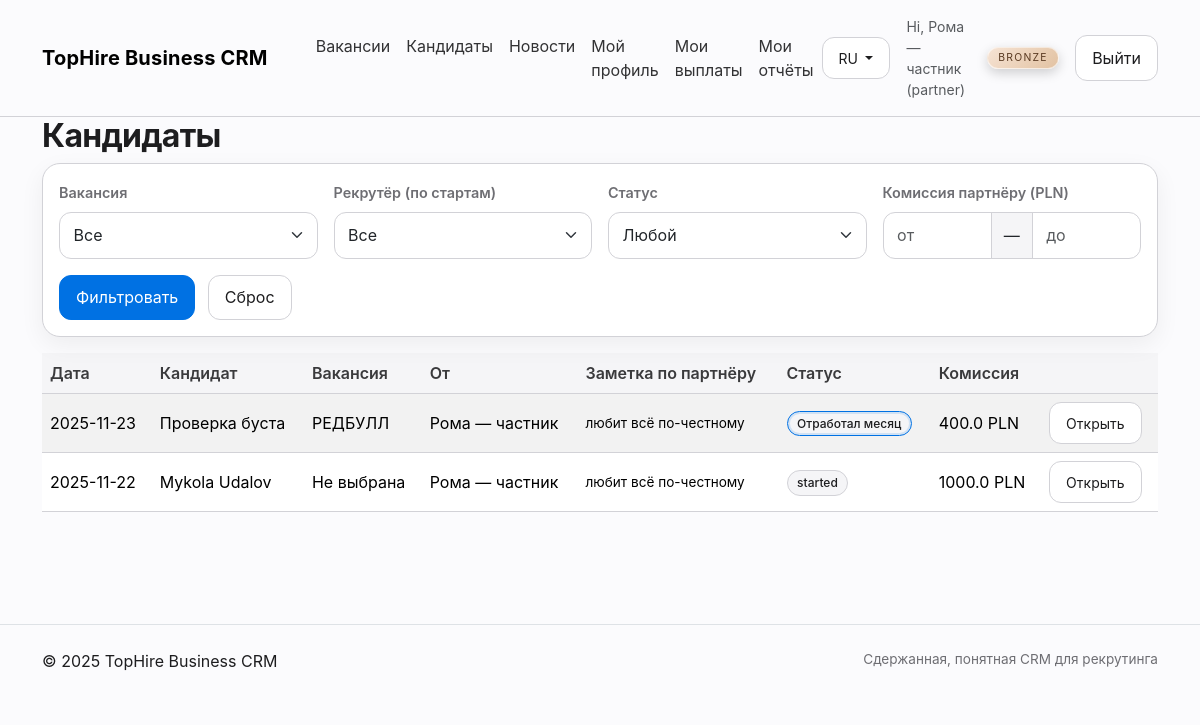
The page /candidates (signed in) on the database its author committed.
### models.py (models this page shows, shortened)
class Base(DeclarativeBase):
    pass

class User(Base):
    __tablename__ = "users"
    id: Mapped[int] = mapped_column(primary_key=True)
    name: Mapped[str] = mapped_column(String(180))
    email: Mapped[str] = mapped_column(String(255), unique=True, index=True)
    password_hash: Mapped[str] = mapped_column(String(255))
    role: Mapped[str] = mapped_column(String(32))  # coordinator|recruiter|partner
    is_active: Mapped[bool] = mapped_column(Boolean, default=True)
    note: Mapped[str] = mapped_column(Text, default="")
    is_blocked: Mapped[bool] = mapped_column(Boolean, default=False)
    bank_account: Mapped[str] = mapped_column(String(255), default="")
    bank_name: Mapped[str] = mapped_column(String(255), default="")
    company_name: Mapped[str] = mapped_column(String(255), default="")
    tax_id: Mapped[str] = mapped_column(String(100), default="")
    address: Mapped[str] = mapped_column(Text, default="")
    payout_note: Mapped[str] = mapped_column(Text, default="")
    created_at: Mapped[datetime] = mapped_column(DateTime, default=datetime.utcnow)

class Candidate(Base):
    __tablename__ = "candidates"
    id: Mapped[int] = mapped_column(primary_key=True)
    job_id: Mapped[int] = mapped_column(ForeignKey("jobs.id"))
    submitter_id: Mapped[int] = mapped_column(ForeignKey("users.id"))
    full_name: Mapped[str] = mapped_column(String(200))
    phone: Mapped[str] = mapped_column(String(100), default="")
    email: Mapped[str] = mapped_column(String(200), default="")
    cv_url: Mapped[str] = mapped_column(String(400), default="")
    notes: Mapped[str] = mapped_column(Text, default="")
    status: Mapped[str] = mapped_column(String(32), default="Подан")
    partner_fee_offer: Mapped[float] = mapped_column(Float, default=0.0)
    recruiter_fee_offer: Mapped[float] = mapped_column(Float, default=0.0)
    created_at: Mapped[datetime] = mapped_column(DateTime, default=datetime.utcnow)

class Job(Base):
    __tablename__ = "jobs"
    id: Mapped[int] = mapped_column(primary_key=True)
    title: Mapped[str] = mapped_column(String(200))
    location: Mapped[str] = mapped_column(String(200), default="")
    description: Mapped[str] = mapped_column(Text, default="")
    short_description: Mapped[str] = mapped_column(String(255), default="")
    status: Mapped[str] = mapped_column(String(32), default="active")
    priority: Mapped[str] = mapped_column(String(32), default="normal")  # urgent|normal|low
    gender_preference: Mapped[str] = mapped_column(String(32), default="")  # m/f/any, хранится как текст
    age_to: Mapped[int] = mapped_column(Integer, default=0)  # 0 = без ограничения
    partner_fee_amount: Mapped[float] = mapped_column(Float, default=0.0)
    recruiter_fee_amount: Mapped[float] = mapped_column(Float, default=0.0)
    promo_multiplier: Mapped[float] = mapped_column(Float, default=1.0)
    promo_label: Mapped[str] = mapped_column(String(255), default="")
    created_at: Mapped[datetime] = mapped_column(DateTime, default=datetime.utcnow)

### app.py (the view)
@app.route("/candidates")
@login_required
def candidates():
    job_id = request.args.get("job_id", type=int)
    recruiter_id = request.args.get("recruiter_id", type=int)
    status = request.args.get("status")
    min_fee = request.args.get("min_fee", type=float)
    max_fee = request.args.get("max_fee", type=float)
    from sqlalchemy import select
    q = (db.session.query(Candidate,
         case((Job.status=="active", Job.title), else_=None).label("job_title"),
         User.name.label("submitter_name"),
         User.note.label("submitter_note"),
         Job.partner_fee_amount.label("partner_fee"),
         User.is_blocked.label("submitter_blocked"))
         .join(Job, Candidate.job_id==Job.id)
         .join(User, User.id==Candidate.submitter_id))
    if g.user.role=="partner":
        q = q.filter(Candidate.submitter_id==g.user.id)
    q = q.filter(Candidate.status != "Удалён")
    if job_id:
        q = q.filter(Candidate.job_id==job_id)
    if recruiter_id is not None:
        sub = select(Placement.candidate_id).where(Placement.recruiter_id==recruiter_id)
        q = q.filter(Candidate.id.in_(sub))
    if status:
        q = q.filter(Candidate.status==status)
    if min_fee is not None:
        q = q.filter(Job.partner_fee_amount>=min_fee)
    if max_fee is not None:
        q = q.filter(Job.partner_fee_amount<=max_fee)
    rows = q.order_by(Candidate.created_at.desc()).limit(400).all()
    jobs = db.session.query(Job.id, Job.title).filter(Job.status=="active").order_by(Job.title.asc()).all()
    recruiters = db.session.query(User.id, User.name).filter(User.role=="recruiter").order_by(User.name.asc()).all()
    unread_comments = {}
    if g.user:
        candidate_ids = [c.id for (c, *_) in rows]
        if candidate_ids:
            all_comments = db.session.query(CandidateComment).filter(CandidateComment.candidate_id.in_(candidate_ids)).all()
            seen_rows = db.session.query(CandidateCommentSeen).filter(
                CandidateCommentSeen.candidate_id.in_(candidate_ids),
                CandidateCommentSeen.user_id == g.user.id,
            ).all()
            seen_map = {s.candidate_id: s.last_seen_at for s in seen_rows}
            for cm in all_comments:
                last_seen = seen_map.get(cm.candidate_id)
                if (not last_seen) or (cm.created_at > last_seen):
                    unread_comments[cm.candidate_id] = unread_comments.get(cm.candidate_id, 0) + 1
    return render_template("candidates.html", rows=rows, jobs=jobs, recruiters=recruiters, pipeline=PIPELINE,
                           current={"job_id":job_id,"recruiter_id":recruiter_id,"status":status,"min_fee":min_fee,"max_fee":max_fee},
                           unread_comments=unread_comments)

### app.py (called while the page is built)
@app.context_processor
def inject_brand():
    lang = session.get("lang", "ru")
    return {"BRAND": BRAND, "current_lang": lang}

@app.before_request
def load_user():
    g.user = None
    uid = session.get("uid")
    if uid:
        g.user = db.session.get(User, uid)
    g.inbox_count = 0
    g.news_unread_count = 0
    if g.user and g.user.role in ("recruiter","coordinator"):
        g.inbox_count = db.session.query(func.count(Candidate.id)).filter(Candidate.status=="Подан").scalar() or 0
    if g.user:
        g.news_unread_count = (
            db.session.query(func.count(News.id))
            .outerjoin(NewsRead, (NewsRead.news_id == News.id) & (NewsRead.user_id == g.user.id))
            .filter(News.is_published == True, NewsRead.id.is_(None))
            .scalar()
            or 0
        )

def login_required(f):
    from functools import wraps
    @wraps(f)
    def wrapper(*a, **kw):
        if not g.user:
            return redirect(url_for("login"))
        return f(*a, **kw)
    return wrapper

### templates/candidates.html (shortened to what this page needs)
{% extends "layout.html" %}
{% block content %}
<h2 class="hero-title mb-2">Кандидаты</h2>
<form method="get" class="card p-3 mb-3">
  <div class="row g-3">
    <div class="col-md-3">
      <label class="form-label">Вакансия</label>
      <select class="form-select" name="job_id">
        <option value="">Все</option>
      </select>
    </div>
    <div class="col-md-3">
      <label class="form-label">Рекрутёр (по стартам)</label>
      <select class="form-select" name="recruiter_id">
        <option value="">Все</option>
      </select>
    </div>
    <div class="col-md-3">
      <label class="form-label">Статус</label>
      <select class="form-select" name="status">
        <option value="">Любой</option>
      </select>
    </div>
    <div class="col-md-3">
      <label class="form-label">Комиссия партнёру (PLN)</label>
      <div class="input-group">
        <input class="form-control" type="number" step="1" name="min_fee" placeholder="от" value="{{ current.min_fee or '' }}">
        <span class="input-group-text">—</span>
        <input class="form-control" type="number" step="1" name="max_fee" placeholder="до" value="{{ current.max_fee or '' }}">
      </div>
    </div>
  </div>
  <div class="mt-3">
    <button class="btn btn-primary me-2">Фильтровать</button>
    <a class="btn btn-outline-secondary" href="{{ url_for('candidates') }}">Сброс</a>
  </div>
</form>
<table class="table table-striped align-middle">
  <thead><tr><th>Дата</th><th>Кандидат</th><th>Вакансия</th><th>От</th><th>Заметка по партнёру</th><th>Статус</th><th>Комиссия</th><th></th></tr></thead>
  <tbody>
    {% for c, job_title, submitter_name, submitter_note, partner_fee, submitter_blocked in rows %}
    <tr class="{% if c.status in ['Не вышел','Не отработал'] %}row-status-bad{% elif c.status=='Отработал месяц' %}row-status-good{% endif %}">
      <td>{{ c.created_at.date() }}</td>
      <td>{{ c.full_name }}</td>
      <td>{{ job_title or 'Не выбрана' }}</td>
      <td>{{ submitter_name }}{% if submitter_blocked %} <span class="badge text-bg-danger ms-1">!</span>{% endif %}</td>
      <td class="small-note">{{ submitter_note }}</td>
      <td>
        <span class="badge badge-step {% if c.status in ['Вышел на работу','Не вышел','Отработал месяц','Не отработал'] %}step-active{% endif %}">{{ c.status }}</span>
      </td>
      <td>{{ partner_fee }} PLN</td>
      <td><a class="btn btn-outline-secondary btn-sm" href="{{ url_for('candidate_view', cand_id=c.id) }}">Открыть</a></td>
    </tr>
    {% endfor %}
  </tbody>
</table>
{% endblock %}

### templates/layout.html (shortened to what this page needs)
<!doctype html>
<html lang="{{ current_lang or 'ru' }}">
<head>
  <link href="https://cdn.jsdelivr.net/npm/bootstrap@5.3.3/dist/css/bootstrap.min.css" rel="stylesheet">
  <link href="{{ url_for('static', filename='css/tophire.css') }}" rel="stylesheet">
</head>
<body>
<nav class="navbar navbar-expand-lg py-3">
  <div class="container">
    <a class="navbar-brand brand" href="{{ url_for('index') }}">{{ BRAND }}</a>
    {% if g.user %}
    <div class="collapse navbar-collapse" id="nav">
      <ul class="navbar-nav ms-4 me-auto">
        <li class="nav-item"><a class="nav-link" href="{{ url_for('jobs') }}">{{ "Вакансії" if current_lang=="uk" else "Вакансии" }}</a></li>
        <li class="nav-item"><a class="nav-link" href="{{ url_for('candidates') }}">{{ "Кандидати" if current_lang=="uk" else "Кандидаты" }}</a></li>
        <li class="nav-item">
          <a class="nav-link" href="{{ url_for('news_list') }}">
            {{ "Новини" if current_lang=="uk" else "Новости" }}
          </a>
        </li>
        {% if g.user.role == 'partner' %}
          <li class="nav-item"><a class="nav-link" href="{{ url_for('partner_profile') }}">{{ "Мій профіль" if current_lang=="uk" else "Мой профиль" }}</a></li>
          <li class="nav-item"><a class="nav-link" href="{{ url_for('partner_earnings') }}">{{ "Мої виплати" if current_lang=="uk" else "Мои выплаты" }}</a></li>
          <li class="nav-item"><a class="nav-link" href="{{ url_for('partner_reports') }}">{{ "Мої звіти" if current_lang=="uk" else "Мои отчёты" }}</a></li>
        {% endif %}
      </ul>
      <div class="d-flex align-items-center gap-3">
        <div class="dropdown">
          <button class="btn btn-sm btn-outline-secondary dropdown-toggle" type="button" data-bs-toggle="dropdown">
            {{ "UA" if current_lang=="uk" else "RU" }}
          </button>
        </div>
        <span class="text-muted small d-inline-flex align-items-center gap-2">
          <span>{{ "Привіт" if current_lang=="uk" else "Hi" }}, {{ g.user.name }} ({{ g.user.role }})</span>
          {% if g.user.role == 'partner' %}
            {% set tiers = ['Bronze','Silver','Gold','Platinum','Diamond'] %}
            {% set tier = g.user.note if g.user.note in tiers else 'Bronze' %}
            <span class="tier-badge tier-badge-nav tier-{{ tier|lower }}">{{ tier }}</span>
          {% endif %}
        </span>
        <a class="btn btn-outline-secondary" href="{{ url_for('logout') }}">{{ "Вийти" if current_lang=="uk" else "Выйти" }}</a>
      </div>
    </div>
    {% endif %}
  </div>
</nav>
<main class="container pb-5">
  {% block content %}{% endblock %}
</main>
<footer class="py-4 mt-5 border-top">
  <div class="container d-flex justify-content-between">
    <span>© {{ 2025 }} {{ BRAND }}</span>
    <span class="small-note">{{ "Стримана, зрозуміла CRM для рекрутингу" if current_lang=="uk" else "Сдержанная, понятная CRM для рекрутинга" }}</span>
  </div>
</footer>
</body></html>

### static/css/tophire.css (style rules this page uses)
:root { --bg:#fbfbfd; --card:#ffffff; --text:#1d1d1f; --muted:#6e6e73; --blue:#0071e3; --line:#d2d2d7; --shadow: 0 8px 24px rgba(0,0,0,.06); --radius: 18px; }
html,body { background:var(--bg); color:var(--text); font-family:-apple-system, BlinkMacSystemFont, 'Segoe UI', Roboto, 'Helvetica Neue', Arial }
.navbar { background:transparent; border-bottom:1px solid var(--line); }
.nav-link { color:var(--text)!important; opacity:.9 }
.btn { border-radius:12px; padding:.6rem 1rem }
.btn-primary { background:var(--blue); border-color:var(--blue) }
.btn-outline-secondary { border-color:var(--line); color:var(--text); background:#fff }
.badge { border-radius:999px; font-weight:500; padding:.35rem .6rem }
.badge-step { background:#f5f5f7; border:1px solid var(--line); color:var(--text) }
.step-active { border-color:var(--blue); box-shadow:0 0 0 2px rgba(0,113,227,.15) inset }
.card { background:var(--card); border:1px solid var(--line); border-radius:var(--radius); box-shadow:var(--shadow) }
.table { color:var(--text) }
.table thead th { background:#f5f5f7; border-bottom:1px solid var(--line); font-weight:600; color:#3a3a3c }
.table tbody tr { border-bottom:1px solid var(--line) }
.form-control,.form-select { border:1px solid var(--line); border-radius:12px; padding:.65rem .85rem }
.form-label { color:var(--muted); font-weight:600; font-size:.9rem }
.input-group-text { background:#f5f5f7; border-color:var(--line) }
.hero-title { font-size:2rem; font-weight:700; letter-spacing:-.02em }
.small-note { color:var(--muted); font-size:.85rem }
.brand { font-weight:700; letter-spacing:.2px }
.row-status-good { background-color: rgba(25, 135, 84, 0.05); }
.tier-badge { display: inline-flex; align-items: center; justify-content: center; padding: 0.25rem 0.9rem; border-radius: 999px; font-size: 0.7rem; text-transform: uppercase; letter-spacing: .12em; border: 1px solid rgba(255,255,255,0.6); box-shadow: 0 4px 12px rgba(0,0,0,0.18); background: #f5f5f7; }
.tier-bronze { background: linear-gradient(135deg,#f6e3d4,#e2c2a2); color: #5a3a22; }
.tier-badge-nav { font-size: 0.65rem; padding: 0.15rem 0.65rem; margin-left: 0.25rem; }

### rows shown on the page
User: user.name "Рома — частник", user.role "partner"
Candidate: created_at "2025-11-23", full_name "Проверка буста", job_title "РЕДБУЛЛ", name "Рома — частник", note "любит всё по-честному", status "Отработал месяц", partner_fee_amount "400.0"
Candidate: created_at "2025-11-22", full_name "Mykola Udalov", job_title "Не выбрана", name "Рома — частник", note "любит всё по-честному", status "started", partner_fee_amount "1000.0"

### other values the page prints
{{ BRAND }} "TopHire Business CRM"
{{ "Вакансії" if current_lang=="uk" else "Вакансии" }} "Вакансии"
{{ "Кандидати" if current_lang=="uk" else "Кандидаты" }} "Кандидаты"
{{ "Новини" if current_lang=="uk" else "Новости" }} "Новости"
{{ "Мій профіль" if current_lang=="uk" else "Мой профиль" }} "Мой профиль"
{{ "Мої виплати" if current_lang=="uk" else "Мои выплаты" }} "Мои выплаты"
{{ "Мої звіти" if current_lang=="uk" else "Мои отчёты" }} "Мои отчёты"
{{ "UA" if current_lang=="uk" else "RU" }} "RU"
{{ "Привіт" if current_lang=="uk" else "Hi" }} "Hi"
{{ tier }} "BRONZE"
{{ "Вийти" if current_lang=="uk" else "Выйти" }} "Выйти"
{{ 2025 }} "2025"
